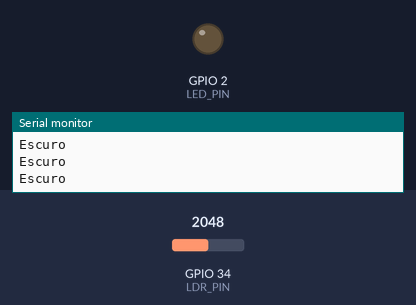
Bench run of a sketch on a simulated ESP32. Parts: output pins drawn as LEDs (lit = HIGH), the last lines printed to the serial monitor. Inputs (shaded band) come from the test bench; at power-on: GPIO 34 (LDR_PIN) = 2048.

Above: at 1.3 s.
1.4 s: GPIO 34 (LDR_PIN) set to 1941
At 1.8 s:
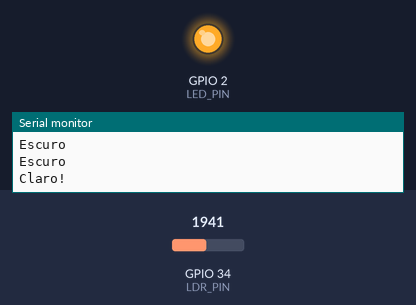
3.0 s: GPIO 34 (LDR_PIN) set to 2040
At 4.1 s:
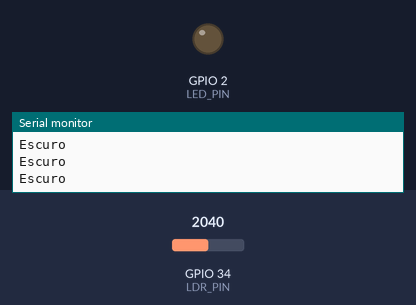
4.5 s: GPIO 34 (LDR_PIN) set to 1960
At 5.3 s:
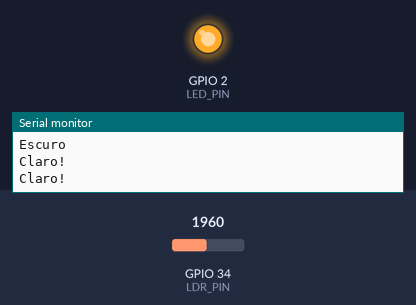
Timing chart, 0 to 7.5 s (numbered marks = the images above; inputs shaded):
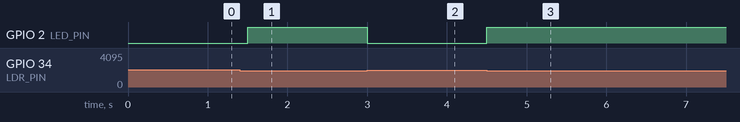

The sketch:

main.ino
```cpp
#define LDR_PIN 34
#define LED_PIN 2

int limite = 2000; // ajuste conforme seu ambiente

void setup() {
  Serial.begin(19200);
  pinMode(LED_PIN, OUTPUT);
}

void loop() {
  int valor = analogRead(LDR_PIN);

  if (valor < limite) {
    Serial.println("Claro!");
    digitalWrite(LED_PIN, HIGH);
  } else {
    Serial.println("Escuro");
    digitalWrite(LED_PIN, LOW);
  }

  delay(500);
}
```

Measured:
- the behaviour switches between 2000 and 1999 on GPIO 34 (LDR_PIN) (found by bisection; images 0 and 1)
- after the input at 1.4 s, GPIO 2 (LED_PIN): LOW → HIGH after 0.10 s
- after the input at 3.0 s, GPIO 2 (LED_PIN): HIGH → LOW at once
- after the input at 4.5 s, GPIO 2 (LED_PIN): LOW → HIGH at once
